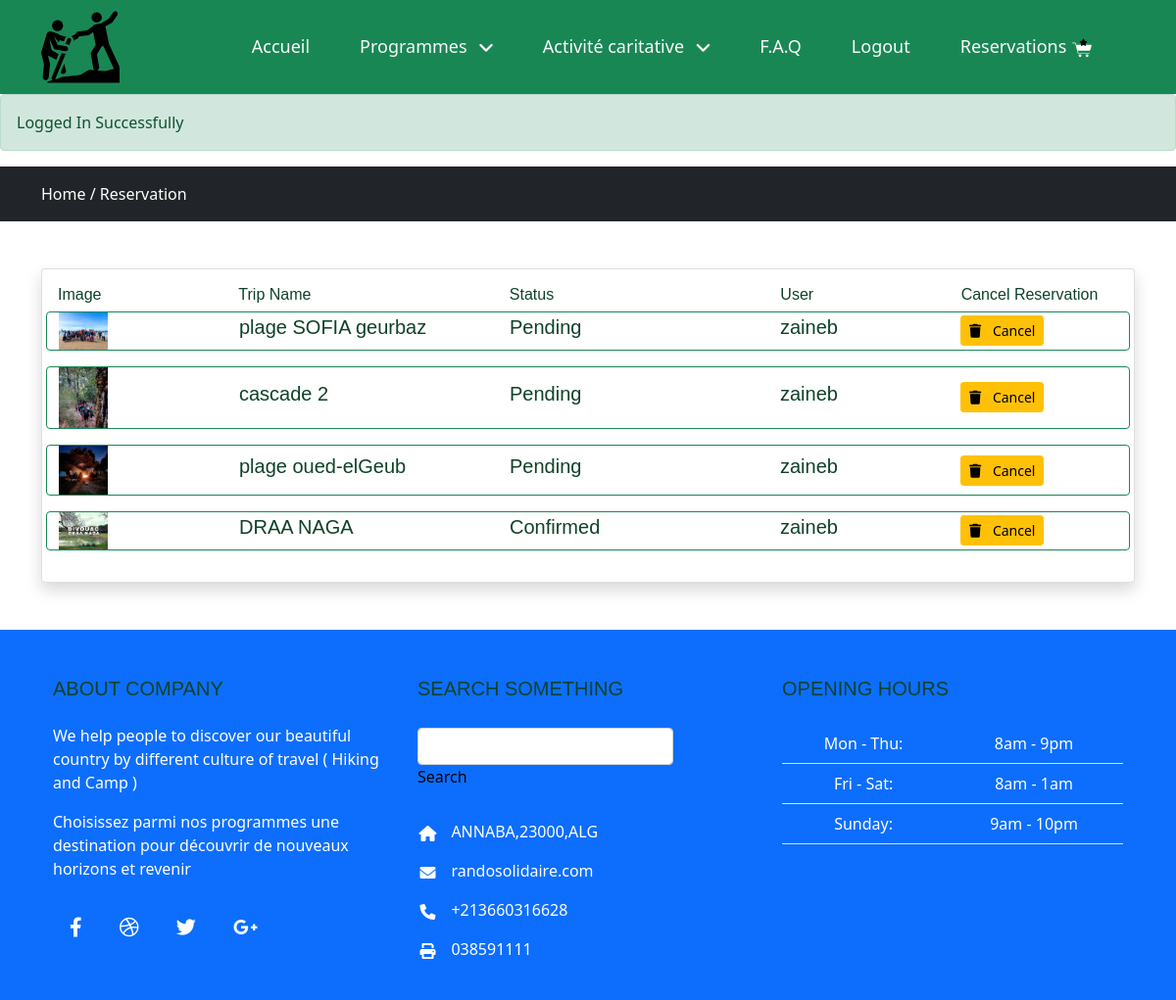
The page /view-reservation.php (signed in) on the database its author committed.
### tables this page shows
CREATE TABLE `reservations` (
  `id` int(11) NOT NULL,
  `trip_id` int(11) NOT NULL,
  `user_id` int(11) NOT NULL,
  `name` varchar(255) DEFAULT NULL,
  `email` varchar(255) DEFAULT NULL,
  `phone` varchar(255) DEFAULT NULL,
  `status` enum('Pending','Confirmed','Cancelled') NOT NULL DEFAULT 'Pending',
  `created_at` timestamp NOT NULL DEFAULT current_timestamp() ON UPDATE current_timestamp()
);

CREATE TABLE `trips` (
  `id` int(11) NOT NULL,
  `name` varchar(255) NOT NULL,
  `slug` varchar(255) NOT NULL,
  `description` text NOT NULL,
  `start_date` date NOT NULL,
  `end_date` date NOT NULL,
  `trip_price` decimal(10,2) NOT NULL,
  `max_participants` int(11) NOT NULL,
  `status` tinyint(1) NOT NULL,
  `images` text DEFAULT NULL,
  `created_at` timestamp NOT NULL DEFAULT current_timestamp(),
  `updated_at` timestamp NOT NULL DEFAULT current_timestamp() ON UPDATE current_timestamp(),
  `category_id` int(11) NOT NULL,
  `places` int(255) NOT NULL
);

### functions/reservation.php (called while the page is built, shortened)
<?php
include(__DIR__ . '/../config/dbcon.php');
function getReservationsForUser($userId) {
    global $con;
    $userId = mysqli_real_escape_string($con, $userId);
    $query = "SELECT * FROM reservations WHERE user_id = '$userId'";
    $result = mysqli_query($con, $query);
    $reservations = mysqli_fetch_all($result, MYSQLI_ASSOC);
    return $reservations;
}
function getTripById($tripId) {
    global $con;
    $tripId = mysqli_real_escape_string($con, $tripId);
    $query = "SELECT * FROM trips WHERE id = '$tripId'";
    $result = mysqli_query($con, $query);
    $trip = mysqli_fetch_assoc($result);
    return $trip;
}
?>

### view-reservation.php (the view, shortened to what this page needs)
<?php
include('functions/reservation.php');
include('includes/header.php');
if (isset($_SESSION['message'])) {
    echo '<div class="alert alert-success">' . $_SESSION['message'] . '</div>';
}
?>
<div class="py-3 bg-dark">
    <div class="container">
        <a href="index.php" class="text-white" style="text-decoration:none">Home / </a><a href="view_reservation.php" class="text-white" style="text-decoration:none" >Reservation</a>
    </div>
</div>
<div class="py-5">
    <div class="container">
        <div class="card card-body shadow">
            <div class="row">
                <div class="col-md-12">
                    <div class="row align-items-center">
                        <div class="col-md-2">
                            <h6>Image</h6>
                        </div>
                        <div class="col-md-3">
                            <h6>Trip Name</h6>
                        </div>
                        <div class="col-md-3">
                            <h6>Status</h6>
                        </div>
                        <div class="col-md-2">
                            <h6>User</h6>
                        </div>
                        <div class="col-md-2">
                            <h6>Cancel Reservation</h6>
                        </div>
                    </div>
                </div>
                <?php
                    $reservations = getReservationsForUser($_COOKIE['user_id']);
                    foreach($reservations as $reservation)
                    {
                        $trip = getTripById($reservation['trip_id']);
                        ?>
                        <div class="card product-data border-success mb-3">
                            <form action="" method="post" class="row align-items-center">
                                <div class="col-md-2">
                                    <img src="uploads/<?= $trip['images'] ?>" alt="<?= $trip['name'] ?>" width="50px">
                                </div>
                                <div class="col-md-3">
                                    <h5><?= $trip['name'] ?></h5>
                                </div>
                                <div class="col-md-3">
                                    <h5><?= $reservation['status'] ?></h5>
                                </div>
                                <div class="col-md-2">
                                    <h5><?= $reservation['name'] ?></h5>
                                </div>
                                <div class="col-md-2">
                                    <button class="btn btn-warning btn-sm" name="cancel">
                                        <i class="fa fa-trash me-2"></i> Cancel</a>
                                </div>
                            </form>
                        </div>
                    <?php
                    }
                ?>
            </div>
        </div>
    </div>
</div>
<?php include('includes/footer.php');?>

### css/style.css (style rules this page uses)
:root { --primary: #348E38; --secondary: #525368; --light: #E8F5E9; --dark: #0F4229; }
h5, .h5, h6, .h6, .fw-semi-bold { font-weight: 500 !important; }
.btn { transition: .5s; font-weight: 500; }

### rows shown on the page
reservations: trip.images (picture), trip.name "plage SOFIA geurbaz", status "Pending", name "zaineb"
reservations: trip.images (picture), trip.name "cascade 2", status "Pending", name "zaineb"
reservations: trip.images (picture), trip.name "plage oued-elGeub", status "Pending", name "zaineb"
reservations: trip.images (picture), trip.name "DRAA NAGA", status "Confirmed", name "zaineb"

### other values the page prints
$_SESSION['message'] "Logged In Successfully"
